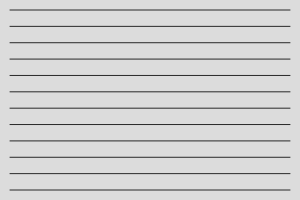
Frame 1 (no input)
Frame 60 (no input): identical to frame 1, image omitted
Frame 120 (the mouse pressed at the canvas centre since frame 60): identical to frame 1, image omitted

The p5.js sketch that drew this single still picture (run headless with seeded random() and noise() and a simulated clock; from frame 60 on, the mouse is pressed at the canvas centre):

// p5.js sketch
// ── sketch.js
function setup() {
  createCanvas(300, 200);
  stroke(40);
}

function draw() {
  background(220);

  let count = 12
  // Teken hier een aantal evenwijdige lijnen.
  for(let i = 0; i < 12; i++) {
    let y = map(i, 0, count - 1, 10, height - 10)
    line(10, y, width - 10, y)
  }
}
